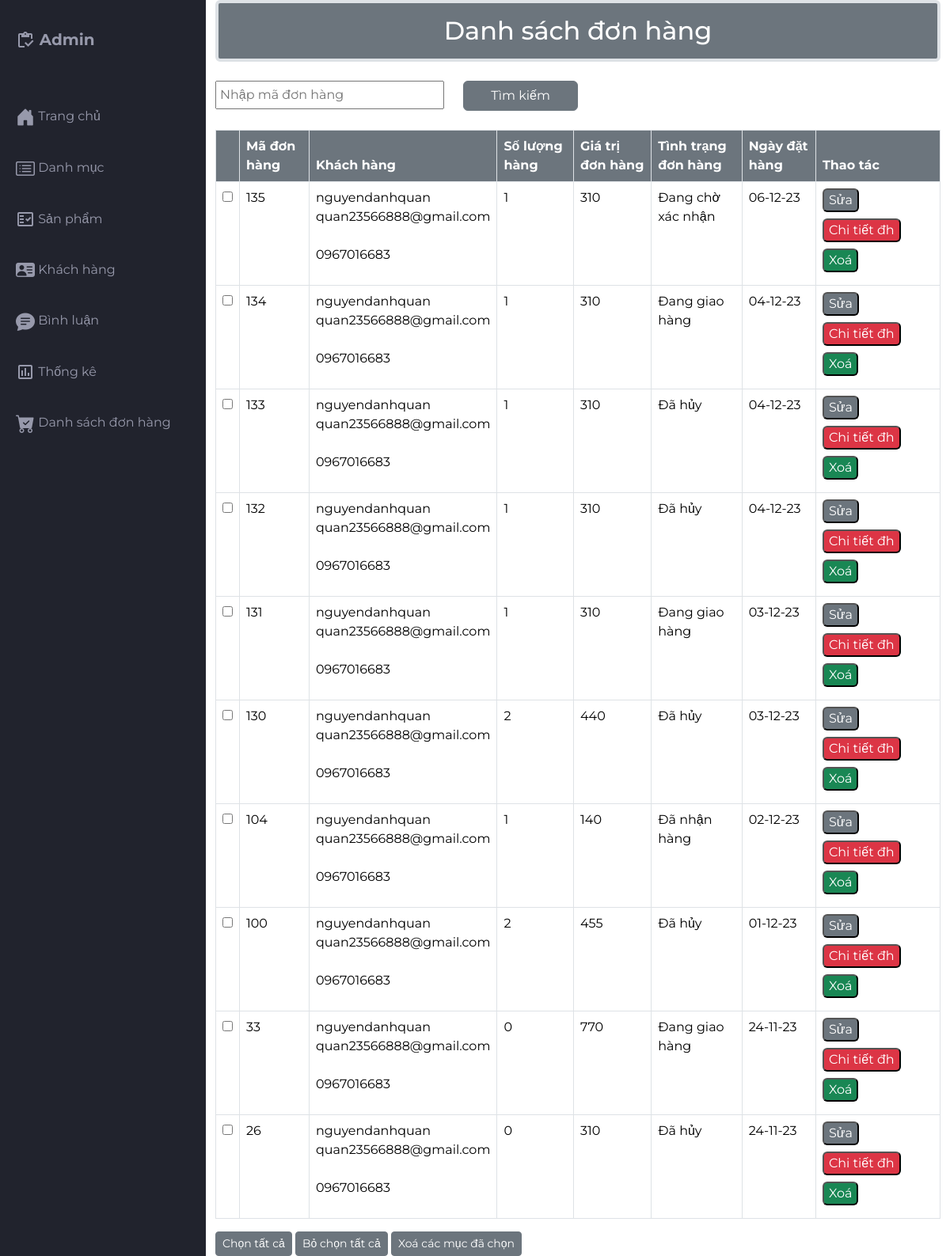
Page /src/Admin/indexadmin.php?act=donhang on the committed database.
### tables this page shows
CREATE TABLE `order` (
  `order_id` int(10) NOT NULL COMMENT 'ID hóa đơn',
  `kh_id` int(10) NOT NULL COMMENT 'ID khách hàng',
  `order_date` varchar(20) NOT NULL COMMENT 'Ngày đặt hàng',
  `order_trangthai` varchar(50) NOT NULL COMMENT 'Trạng thái đơn hàng',
  `order_adress` varchar(250) NOT NULL COMMENT 'Địa chỉ giao hàng',
  `order_totalprice` int(50) NOT NULL COMMENT 'Tổng tiền hóa đơn'
);

CREATE TABLE `khachhang` (
  `kh_id` int(11) NOT NULL,
  `kh_name` varchar(55) NOT NULL,
  `kh_pass` varchar(55) NOT NULL,
  `kh_mail` varchar(255) NOT NULL,
  `kh_tel` varchar(55) NOT NULL,
  `kh_address` varchar(255) NOT NULL,
  `vaitro_id` int(11) NOT NULL,
  `trangthai` int(1) NOT NULL
);

### src/app/model/connectdb.php (called while the page is built, shortened)
<?php
function get_connect(){
    try {
        $conn = new PDO("mysql:host=localhost;dbname=da1;charset=utf8","root","");
        $conn->setAttribute(PDO::ATTR_ERRMODE, PDO::ERRMODE_EXCEPTION);
        return $conn;
    } catch (\Throwable $th) {
        echo 'kết nối thất bại';
    }
}
function pdo_queryall($sql){
    $thamso = array_slice(func_get_args(),1);
    try {
        $conn = get_connect();
        $exe = $conn->prepare($sql);
        $exe->execute($thamso);
        $result = $exe->fetchAll();
        return $result;
    } catch (\Throwable $th) {
        echo 'Thao Tác Thất Bại.';
    }
    finally{
        unset($conn);
    }
}
?>

### src/app/model/donhang.php (called while the page is built, shortened)
<?php
    function loadall_donhang($kyw = "") {
        $sql = "
            SELECT
                `order`.`order_id`,
                `order`.`order_totalprice`,
                `order`.`order_trangthai`,
                `order`.`order_adress`,
                `order`.`order_date`,
                `khachhang`.`kh_name`,
                `khachhang`.`kh_tel`,
                `khachhang`.`kh_mail`,
                `order_chitiet`.`order_id` as `sl`
            FROM
                `order`
            LEFT JOIN
                `khachhang` ON `order`.`kh_id` = `khachhang`.`kh_id`
            LEFT JOIN
                `order_chitiet` ON `order`.`order_id` = `order_chitiet`.`order_id`
            WHERE
                1
        ";
        $sql .= " GROUP BY order.order_id";
        $sql .= " ORDER BY `order`.`order_id` DESC";
        $result = pdo_queryall($sql);
        return $result;
    }
    function load_cart_count($order_id){
        $sql = "select * from order_chitiet where order_id = '$order_id'";
        $bill=pdo_queryall($sql);
        return sizeof($bill);
    }
?>

### src/Admin/donhang/listdh.php (the view)
<div class="container">
    <h2 class="border border-4 mb-4 text-bg-secondary p-3 text-center rounded">Danh sách đơn hàng</h2>
    <form action="" class="mb-4" method="post" enctype="multipart/form-data">
            <div class="row">
            <div class="col-sm-4">
                <input class="w-100 p-1" type="text" placeholder="Nhập mã đơn hàng" name="kyw">
            </div>
            <div class="col-sm-4">
                <button type="submit" class="btn btn-secondary w-50" name="timkiem">Tìm kiếm</button>
            </div>
        </div>
        </form>
        <div class="table-responsive">
          <table class="table table-bordered">
              <thead>
                <tr>
                  <Th class="text-bg-secondary"></Th>
                  <th class="text-bg-secondary">Mã đơn hàng</th>
                  <th class="text-bg-secondary">Khách hàng</th>
                  <th class="text-bg-secondary">Số lượng hàng</th>
                  <Th class="text-bg-secondary">Giá trị đơn hàng</Th>
                  <Th class="text-bg-secondary">Tình trạng đơn hàng</Th>
                  <Th class="text-bg-secondary">Ngày đặt hàng</Th>
                  <Th class="text-bg-secondary">Thao tác</Th>
                </tr>
              </thead>
              <tbody>
              <?php foreach ($listdh as $donhang) {
                  extract($donhang);
                  $countsp = load_cart_count($sl);
              ?>
                <tr>
                  <td><input type="checkbox" name="checkbox" id=""></td>
                  <td><?= $order_id ?></td>
                  <td>
                    <?= $kh_name.'<br>'.$kh_mail.'<br>'.$order_adress.'<br>'.$kh_tel ?>
                  </td>
                  <td><?= $countsp ?></td>
                  <td><?= $order_totalprice ?></td>
                  <td><?= $order_trangthai ?></td>
                  <td><?= $order_date ?></td>
                  <td>
                      <a href="indexadmin.php?act=suadonhang&order_id=<?php echo $order_id ?>" class="mb-2"><input class="mb-2 text-bg-secondary rounded" type="button" name="" value="Sửa" id=""></a>
                      <a href="indexadmin.php?act=chitietdh&order_id=<?php echo $order_id ?>"><input class="mb-2 text-bg-danger rounded" type="button" name="" value="Chi tiết đh" id=""></a>
                      <a href="indexadmin.php?act=xoadonhang&order_id=<?php echo $order_id ?>"><input class="mb-2 text-bg-success rounded" onclick="return confirm('Bạn có chắc muốn xoá ?')" type="button" name="" value="Xoá" id=""></a>
                  </td>
                </tr>
                <?php } ?>
              </tbody>
            </table>
        </div>
        <div class="">
          <button type="button" class="btn btn-secondary btn-sm ">Chọn tất cả</button>
          <button type="button" class="btn btn-secondary btn-sm">Bỏ chọn tất cả</button>
          <button type="button" class="btn btn-secondary btn-sm">Xoá các mục đã chọn</button>
        </div>
</div>

### src/Admin/css/styles.css (style rules this page uses)
body { margin: 0; padding: 0; box-sizing: border-box; background-color: #e6e8ed; color: #666666; font-family: "Montserrat", sans-serif; }

### rows in the picture
order: order_id "135", kh.kh_name "nguyendanhquan", kh.kh_mail "quan23566888@gmail.com", kh.kh_tel "0967016683", countsp "1", order_totalprice "310", order_trangthai "Đang chờ xác nhận", order_date "06-12-23"
order: order_id "134", kh.kh_name "nguyendanhquan", kh.kh_mail "quan23566888@gmail.com", kh.kh_tel "0967016683", countsp "1", order_totalprice "310", order_trangthai "Đang giao hàng", order_date "04-12-23"
order: order_id "133", kh.kh_name "nguyendanhquan", kh.kh_mail "quan23566888@gmail.com", kh.kh_tel "0967016683", countsp "1", order_totalprice "310", order_trangthai "Đã hủy", order_date "04-12-23"
order: order_id "132", kh.kh_name "nguyendanhquan", kh.kh_mail "quan23566888@gmail.com", kh.kh_tel "0967016683", countsp "1", order_totalprice "310", order_trangthai "Đã hủy", order_date "04-12-23"
order: order_id "131", kh.kh_name "nguyendanhquan", kh.kh_mail "quan23566888@gmail.com", kh.kh_tel "0967016683", countsp "1", order_totalprice "310", order_trangthai "Đang giao hàng", order_date "03-12-23"
order: order_id "130", kh.kh_name "nguyendanhquan", kh.kh_mail "quan23566888@gmail.com", kh.kh_tel "0967016683", countsp "2", order_totalprice "440", order_trangthai "Đã hủy", order_date "03-12-23"
order: order_id "104", kh.kh_name "nguyendanhquan", kh.kh_mail "quan23566888@gmail.com", kh.kh_tel "0967016683", countsp "1", order_totalprice "140", order_trangthai "Đã nhận hàng", order_date "02-12-23"
order: order_id "100", kh.kh_name "nguyendanhquan", kh.kh_mail "quan23566888@gmail.com", kh.kh_tel "0967016683", countsp "2", order_totalprice "455", order_trangthai "Đã hủy", order_date "01-12-23"
order: order_id "33", kh.kh_name "nguyendanhquan", kh.kh_mail "quan23566888@gmail.com", kh.kh_tel "0967016683", countsp "0", order_totalprice "770", order_trangthai "Đang giao hàng", order_date "24-11-23"
order: order_id "26", kh.kh_name "nguyendanhquan", kh.kh_mail "quan23566888@gmail.com", kh.kh_tel "0967016683", countsp "0", order_totalprice "310", order_trangthai "Đã hủy", order_date "24-11-23"
